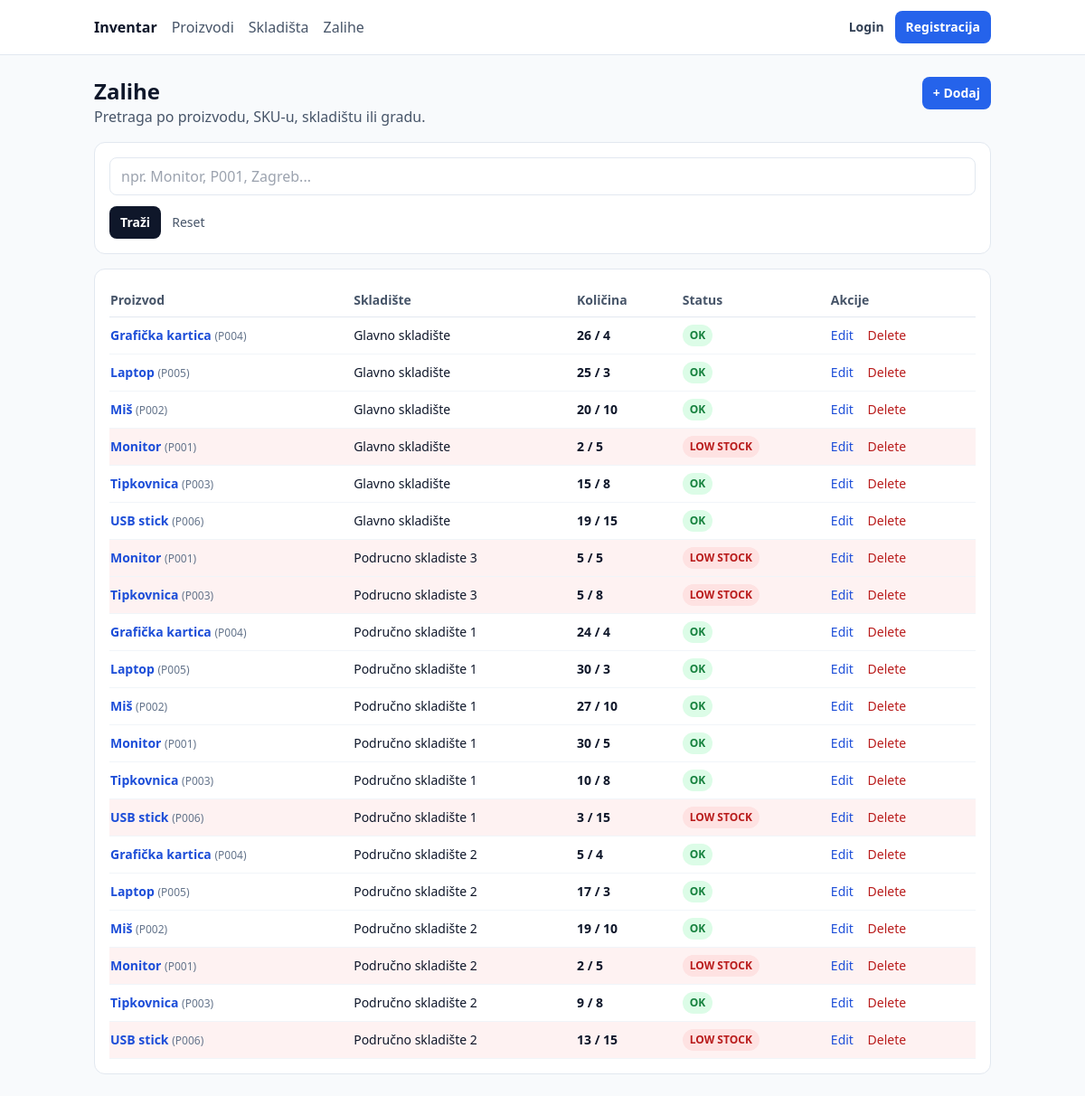
/stock/, run on the app's committed database.
### inventory/models.py (models this page shows, shortened)
class StockItem(models.Model):
    warehouse = models.ForeignKey(Warehouse, on_delete=models.CASCADE, related_name="stock_items")
    product = models.ForeignKey(Product, on_delete=models.CASCADE, related_name="stock_items")
    quantity = models.PositiveIntegerField(default=0)
    updated_at = models.DateTimeField(auto_now=True)
    class Meta:
        constraints = [
            models.UniqueConstraint(fields=["warehouse", "product"], name="unique_product_per_warehouse")
        ]

class Product(models.Model):
    sku = models.CharField(max_length=50, unique=True)
    name = models.CharField(max_length=120)
    price = models.DecimalField(max_digits=10, decimal_places=2)
    reorder_level = models.PositiveIntegerField(default=0)

class Warehouse(models.Model):
    name = models.CharField(max_length=120)
    city = models.CharField(max_length=120)
    capacity = models.PositiveIntegerField()

### inventory/views.py (the view, shortened to what this page needs)
# urls.py: path("stock/", views.StockItemListView.as_view(), name="stockitem_list"),
class StockItemListView(ListView):
    model = StockItem
    template_name = "inventory/stockitem_list.html"
    context_object_name = "stockitems"
    def get_queryset(self):
        qs = super().get_queryset().select_related("warehouse", "product").order_by("warehouse__name", "product__name")
        q = self.request.GET.get("q")
        return qs

### templates/inventory/stockitem_list.html (shortened to what this page needs)
{% extends "base.html" %}
{% block content %}
  <div class="flex items-start justify-between gap-4 mb-4">
    <div>
      <h1 class="text-2xl font-bold">Zalihe</h1>
      <p class="text-slate-600">Pretraga po proizvodu, SKU-u, skladištu ili gradu.</p>
    </div>
    <a href="{% url 'stockitem_add' %}"
       class="px-3 py-2 rounded-lg bg-blue-600 hover:bg-blue-700 text-white text-sm font-semibold">
      + Dodaj
    </a>
  </div>
  <form method="get" class="bg-white border border-slate-200 rounded-xl p-4 mb-4">
    <input class="w-full px-3 py-2 border border-slate-200 rounded-lg"
           type="text" name="q" placeholder="npr. Monitor, P001, Zagreb..."
           value="{{ request.GET.q }}">
    <div class="mt-3">
      <button class="px-3 py-2 rounded-lg bg-slate-900 hover:bg-slate-800 text-white text-sm font-semibold" type="submit">
        Traži
      </button>
      <a class="ml-2 text-sm text-slate-600 hover:text-slate-900" href="{% url 'stockitem_list' %}">Reset</a>
    </div>
  </form>
  <div class="bg-white border border-slate-200 rounded-xl p-4 overflow-x-auto">
    <table class="min-w-full text-sm">
      <thead class="text-slate-600">
        <tr class="border-b border-slate-200">
          <th class="text-left py-2 pr-4">Proizvod</th>
          <th class="text-left py-2 pr-4">Skladište</th>
          <th class="text-left py-2 pr-4">Količina</th>
          <th class="text-left py-2 pr-4">Status</th>
          <th class="text-left py-2 pr-4">Akcije</th>
        </tr>
      </thead>
      <tbody>
        {% for s in stockitems %}
          {% if s.quantity <= s.product.reorder_level %}
            <tr class="border-b border-slate-100 bg-red-50">
          {% else %}
            <tr class="border-b border-slate-100">
          {% endif %}
              <td class="py-2 pr-4">
                <a class="font-semibold text-blue-700 hover:underline" href="{% url 'stockitem_detail' s.pk %}">
                  {{ s.product.name }}
                </a>
                <span class="text-slate-500 text-xs">({{ s.product.sku }})</span>
              </td>
              <td class="py-2 pr-4">{{ s.warehouse.name }}</td>
              <td class="py-2 pr-4 font-semibold">{{ s.quantity }} / {{ s.product.reorder_level }}</td>
              <td class="py-2 pr-4">
                {% if s.quantity <= s.product.reorder_level %}
                  <span class="inline-flex items-center px-2 py-1 rounded-full bg-red-100 text-red-700 text-xs font-semibold">
                    LOW STOCK
                  </span>
                {% else %}
                  <span class="inline-flex items-center px-2 py-1 rounded-full bg-green-100 text-green-700 text-xs font-semibold">
                    OK
                  </span>
                {% endif %}
              </td>
              <td class="py-2 pr-4">
                <a class="text-blue-700 hover:underline mr-3" href="{% url 'stockitem_edit' s.pk %}">Edit</a>
                <a class="text-red-700 hover:underline" href="{% url 'stockitem_delete' s.pk %}">Delete</a>
              </td>
            </tr>
        {% empty %}
          <tr><td class="py-3 text-slate-600" colspan="5">Nema zaliha.</td></tr>
        {% endfor %}
      </tbody>
    </table>
  </div>
{% endblock %}

### data on the page
StockItem: product.name "Grafička kartica", product.sku "P004", warehouse.name "Glavno skladište", quantity "26", product.reorder_level "4", shows "OK"
StockItem: product.name "Laptop", product.sku "P005", warehouse.name "Glavno skladište", quantity "25", product.reorder_level "3", shows "OK"
StockItem: product.name "Miš", product.sku "P002", warehouse.name "Glavno skladište", quantity "20", product.reorder_level "10", shows "OK"
StockItem: product.name "Monitor", product.sku "P001", warehouse.name "Glavno skladište", quantity "2", product.reorder_level "5", shows "LOW STOCK"
StockItem: product.name "Tipkovnica", product.sku "P003", warehouse.name "Glavno skladište", quantity "15", product.reorder_level "8", shows "OK"
StockItem: product.name "USB stick", product.sku "P006", warehouse.name "Glavno skladište", quantity "19", product.reorder_level "15", shows "OK"
StockItem: product.name "Monitor", product.sku "P001", warehouse.name "Podrucno skladiste 3", quantity "5", product.reorder_level "5", shows "LOW STOCK"
StockItem: product.name "Tipkovnica", product.sku "P003", warehouse.name "Podrucno skladiste 3", quantity "5", product.reorder_level "8", shows "LOW STOCK"
StockItem: product.name "Grafička kartica", product.sku "P004", warehouse.name "Područno skladište 1", quantity "24", product.reorder_level "4", shows "OK"
StockItem: product.name "Laptop", product.sku "P005", warehouse.name "Područno skladište 1", quantity "30", product.reorder_level "3", shows "OK"
StockItem: product.name "Miš", product.sku "P002", warehouse.name "Područno skladište 1", quantity "27", product.reorder_level "10", shows "OK"
StockItem: product.name "Monitor", product.sku "P001", warehouse.name "Područno skladište 1", quantity "30", product.reorder_level "5", shows "OK"
StockItem: product.name "Tipkovnica", product.sku "P003", warehouse.name "Područno skladište 1", quantity "10", product.reorder_level "8", shows "OK"
StockItem: product.name "USB stick", product.sku "P006", warehouse.name "Područno skladište 1", quantity "3", product.reorder_level "15", shows "LOW STOCK"
StockItem: product.name "Grafička kartica", product.sku "P004", warehouse.name "Područno skladište 2", quantity "5", product.reorder_level "4", shows "OK"
StockItem: product.name "Laptop", product.sku "P005", warehouse.name "Područno skladište 2", quantity "17", product.reorder_level "3", shows "OK"
StockItem: product.name "Miš", product.sku "P002", warehouse.name "Područno skladište 2", quantity "19", product.reorder_level "10", shows "OK"
StockItem: product.name "Monitor", product.sku "P001", warehouse.name "Područno skladište 2", quantity "2", product.reorder_level "5", shows "LOW STOCK"
StockItem: product.name "Tipkovnica", product.sku "P003", warehouse.name "Područno skladište 2", quantity "9", product.reorder_level "8", shows "OK"
StockItem: product.name "USB stick", product.sku "P006", warehouse.name "Područno skladište 2", quantity "13", product.reorder_level "15", shows "LOW STOCK"
